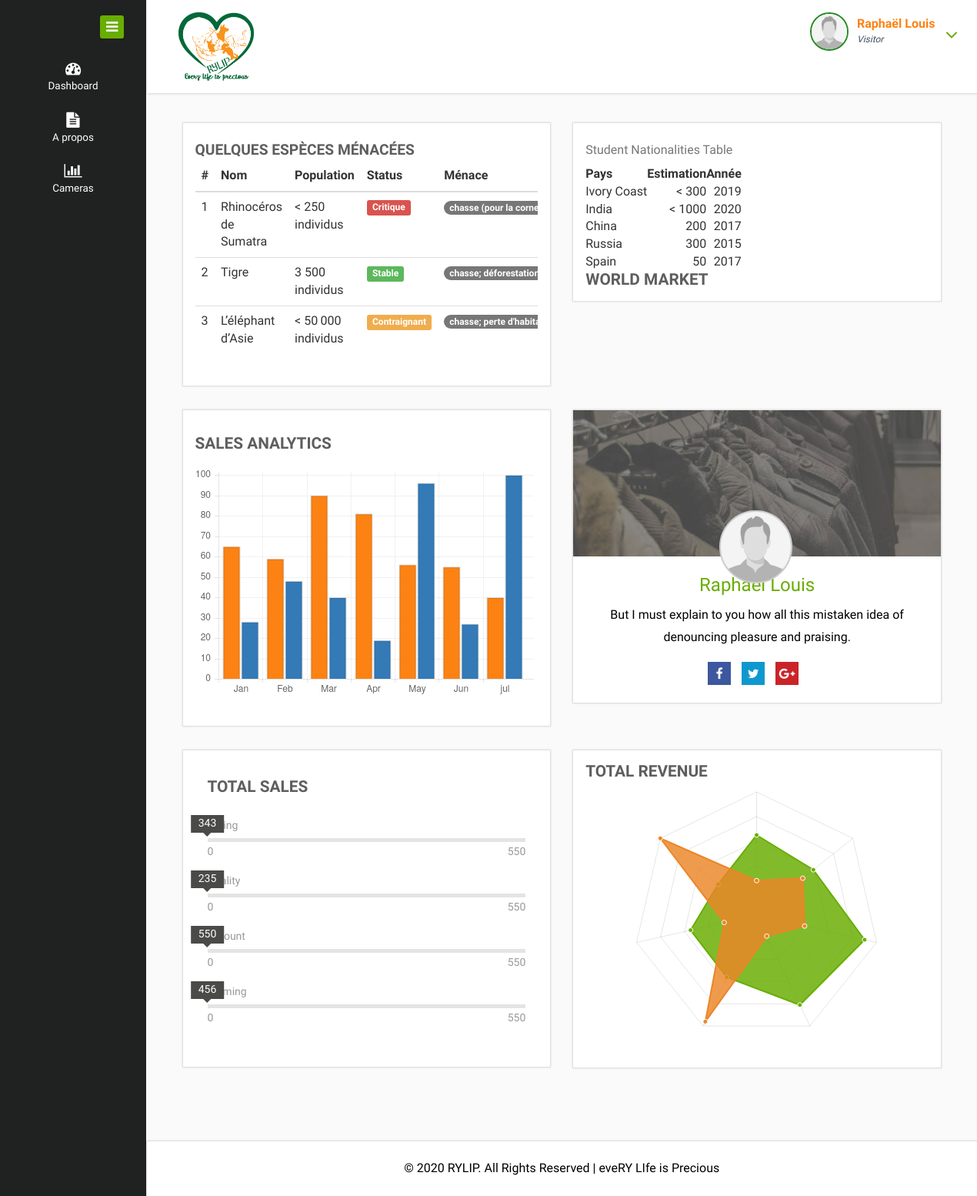
Screenshot of / (signed in) with the database file from the repository.
### website/models.py (models this page shows, shortened)
class WebSite(models.Model):
    nom = models.CharField(max_length=255, default='Wild Life', null=True, blank=True)
    logo = models.FileField(upload_to='images/website', null=True, blank=True)
    favicon = models.FileField(upload_to='images/website', null=True, blank=True)
    copyright = models.CharField(max_length=255, default='', null=True, blank=True)
    date_add = models.DateTimeField(auto_now_add=True)
    date_update = models.DateTimeField(auto_now=True)
    status = models.BooleanField(default=True)
    class Meta:
        verbose_name = 'WebSite'
        verbose_name_plural = 'WebSites'

### user/models.py (models this page shows, shortened)
class Utilisateur(AbstractUser):
    photo = models.FileField(upload_to="images/profile", default='profile.jpg', null=True, blank=True)
    is_active = models.BooleanField(default=True)
    is_admin = models.BooleanField(default=False)
    description = models.TextField(null=True, blank=True)
    facebook_link = models.URLField(null=True, blank=True, default='')
    tweeter_link = models.URLField(null=True, blank=True, default='')
    google_link = models.URLField(null=True, blank=True, default='')
    date_add = models.DateTimeField(auto_now_add=True)
    date_update = models.DateTimeField(auto_now=True)
    status = models.BooleanField(default=True)
    @property
    def photoprofile(self):
        if self.photo:
            return self.photo.url
        else:
            return 'Aucune photo trouvé'
    class Meta:
        verbose_name = 'Utilisateur'
        verbose_name_plural = 'Utilisateurs'
        unique_together = ['email',]

### service/models.py (models this page shows, shortened)
class EspeceMenace(models.Model):
    STATE = [
        ('1', 'Stable'),
        ('0', 'Contraignant'),
        ('-1', 'Critique'),
    ]
    nom = models.CharField(max_length=255)
    statut = models.CharField(max_length=255, choices=STATE)
    population_estimee = models.CharField(max_length=255, null=True, blank=True, default='Inconnu')
    menace = models.CharField(max_length=255, null=True, blank=True)
    date_add = models.DateTimeField(auto_now_add=True)
    date_update = models.DateTimeField(auto_now=True)
    status = models.BooleanField(default=True)
    class Meta:
        verbose_name = 'Espèce Menacée'
        verbose_name_plural = 'Espèces Menacées'

class RepartitionElephant(models.Model):
    country = models.CharField(max_length=255)
    population_estimee = models.CharField(max_length=255, null=True, blank=True, default='Inconnu')
    annee = models.DateField()
    date_add = models.DateTimeField(auto_now_add=True)
    date_update = models.DateTimeField(auto_now=True)
    status = models.BooleanField(default=True)
    class Meta:
        verbose_name = 'Répartition Elephant'
        verbose_name_plural = 'Répartitions Elephants'

### website/views.py (the view)
# urls.py: path('', views.index, name='index'),
@login_required(login_url='signup')
def index(request):
    especes = EspeceMenace.objects.filter(status=True)
    elephants = RepartitionElephant.objects.filter(status=True)
    datas = {
        'especes': especes,
        'elephants': elephants,
    }
    return render(request, 'pages/index.html', datas)

### wild_life/context_processors.py (called while the page is built)
def datas(request):
    website = WebSite.objects.filter(status=True).first()
    return locals()

### templates/pages/index.html (shortened to what this page needs)
{% load static %}
<!DOCTYPE HTML>
<html>
<head>
	<link href="{% static 'css/bootstrap.css' %}" rel="stylesheet" type="text/css" media="all">
	<link href="{% static 'css/style.css' %}" rel="stylesheet" type="text/css" media="all" />
	<link href="{% static 'css/font-awesome.css' %}" rel="stylesheet">
	<script type="text/javascript">
		jQuery(function ($) {
			var chart3 = $('#geoChart').chartinator({
				tableSel: '.geoChart',
				columns: [{ role: 'tooltip', type: 'string' }],
				colIndexes: [2],
				rows: [
					{% for elephant in elephants %}
						['{{ elephant.country }} - {{ elephant.population_estimee }} {{ elephant.annee|date:"Y" }}'],
					{% endfor %}
				],
				ignoreCol: [2],
				chartType: 'GeoChart',
				chartAspectRatio: 1.5,
				chartZoom: 1.75,
				chartOffset: [-12, 0],
				chartOptions: {
					width: null,
					backgroundColor: '#fff',
					datalessRegionColor: '#F5F5F5',
					region: 'world',
					resolution: 'countries',
					legend: true,
					colorAxis: {
						colors: ['#679CCA', '#337AB7']
					},
					tooltip: {
						trigger: 'focus',
						isHtml: true
					}
				}
			});
		});
	</script>
</head>
<body>
	<div class="page-container">
		<div class="left-content">
			<div class="mother-grid-inner">
				<div class="header-main">
					<div class="header-left">
						<div class="logo-name">
							<a href="{% url 'index' %}">
								<img id="logo" src="{{ website.logo.url }}" alt="Logo" width='70%' />
							</a>
						</div>
						<div class="clearfix"> </div>
					</div>
					<div class="header-right">
						<div class="profile_details">
							<ul>
								<li class="dropdown profile_details_drop">
									<a href="#" class="dropdown-toggle" data-toggle="dropdown" aria-expanded="false">
										{% if request.user.is_authenticated %}
										<div class="profile_img">
											<span class="prfil-img"><img
													style='width:50px;height:50px;border:2px solid forestgreen;border-radius:50%'
													src="{{ request.user.photoprofile }}" alt=""> </span>
											<div class="user-name">
												<p>{{ request.user.get_full_name }}</p>
												{% if request.user.is_admin %}
												<span>Administrator</span>
												{% else %}
												<span>Visitor</span>
												{% endif %}
											</div>
											<i class="fa fa-angle-down lnr"></i>
											<div class="clearfix"></div>
										</div>
										{% endif %}
									</a>
								</li>
							</ul>
						</div>
						<div class="clearfix"> </div>
					</div>
					<div class="clearfix"> </div>
				</div>
				<div class="inner-block">
					<div class="chit-chat-layer1">
						<div class="col-md-6 chit-chat-layer1-left">
							<div class="work-progres">
								<div class="chit-chat-heading">
									Quelques espèces ménacées
								</div>
								<div class="table-responsive">
									<table class="table table-hover">
										<thead>
											<tr>
												<th>#</th>
												<th>Nom</th>
												<th>Population</th>
												<th>Status</th>
												<th>Ménace</th>
											</tr>
										</thead>
										<tbody>
											{% for espece in especes %}
												<tr>
													<td>{{ forloop.counter }}</td>
													<td>{{ espece.nom }}</td>
													<td>{{ espece.population_estimee }}</td>
													{% if espece.statut == '1' %}
														<td><span class="label label-success">{{ espece.get_statut_display }}</span></td>
														<td><span class="badge badge-info">{{ espece.menace }}</span></td>
													{% elif espece.statut == '0' %}
														<td><span class="label label-warning">{{ espece.get_statut_display }}</span></td>
														<td><span class="badge badge-info">{{ espece.menace }}</span></td>
													{% else %}
														<td><span class="label label-danger">{{ espece.get_statut_display }}</span></td>
														<td><span class="badge badge-info">{{ espece.menace }}</span></td>
													{% endif %}
												</tr>
											{% endfor %}
										</tbody>
									</table>
								</div>
							</div>
						</div>
						<div class="col-md-6 chit-chat-layer1-rit">
							<div class="geo-chart">
								<section id="charts1" class="charts">
									<div class="wrapper-flex">
										<table id="myTable" class="geoChart tableChart data-table col-table"
											style="display:none;">
											<caption>Student Nationalities Table</caption>
											<tr>
												<th scope="col" data-type="string">Pays</th>
												<th scope="col" data-type="number">Estimation</th>
												<th scope="col" data-role="annotation">Année</th>
											</tr>
											{% for elephant in elephants %}
												<tr>
													<td>{{ elephant.country }}</td>
													<td align="right">{{ elephant.population_estimee }}</td>
													<td align="right">{{ elephant.annee|date:'Y' }}</td>
												</tr>
											{% endfor %}
										</table>
										<div class="col geo_main">
											<h3 id="geoChartTitle">World Market</h3>
										</div>
									</div>
								</section>
							</div>
						</div>
						<div class="clearfix"> </div>
					</div>
					<div class="main-page-charts">
						<div class="main-page-chart-layer1">
							<div class="col-md-6 chart-layer1-left">
								<div class="glocy-chart">
									<div class="span-2c">
										<h3 class="tlt">Sales Analytics</h3>
										<canvas id="bar" height="300" width="400"
											style="width: 400px; height: 300px;"></canvas>
										<script>
											var barChartData = {
												labels: ["Jan", "Feb", "Mar", "Apr", "May", "Jun", "jul"],
												datasets: [
													{
														fillColor: "#FC8213",
														data: [65, 59, 90, 81, 56, 55, 40]
													},
													{
														fillColor: "#337AB7",
														data: [28, 48, 40, 19, 96, 27, 100]
													}
												]
											};
											new Chart(document.getElementById("bar").getContext("2d")).Bar(barChartData);
										</script>
									</div>
								</div>
							</div>
							<div class="col-md-6 chart-layer1-right">
								<div class="user-marorm">
									<div class="malorum-top">
									</div>
									<div class="malorm-bottom">
										<span class="malorum-pro"
											style="background: url({{ request.user.photoprofile }})no-repeat;background-size: cover;">
										</span>
										<h2>{{ request.user.get_full_name }}</h2>
										<p>{{ request.user.description }}</p>
										<ul class="malorum-icons">
											{% if request.user.facebook_link %}
											<li><a href="{{ request.user.facebook_link }}">
												</a></li>
											{% endif %}
											{% if request.user.tweeter_link %}
											<li><a href="{{ request.user.tweeter_link }}">
												</a></li>
											{% endif %}
											{% if request.user.google_link %}
											<li><a href="{{ request.user.google_link }}">
												</a></li>
											{% endif %}
										</ul>
									</div>
								</div>
							</div>
							<div class="clearfix"> </div>
						</div>
					</div>
					<div class="chart-layer-2">
						<div class="col-md-6 chart-layer2-right">
							<div class="prograc-blocks">
								<div class="home-progres-main">
									<h3>Total Sales</h3>
								</div>
								<div class='bar_group'>
								</div>
							</div>
						</div>
						<div class="col-md-6 chart-layer2-left">
							<div class="content-main revenue">
								<h3>Total Revenue</h3>
								<canvas id="radar" height="300" width="300"
									style="width: 300px; height: 300px;"></canvas>
								<script>
									var radarChartData = {
										labels: ["", "", "", "", "", "", ""],
										datasets: [
											{
												fillColor: "rgba(104, 174, 0, 0.83)",
												strokeColor: "#68ae00",
												pointColor: "#68ae00",
												pointStrokeColor: "#fff",
												data: [65, 59, 90, 81, 56, 55, 40]
											},
											{
												fillColor: "rgba(236, 133, 38, 0.82)",
												strokeColor: "#ec8526",
												pointColor: "#ec8526",
												pointStrokeColor: "#fff",
												data: [28, 48, 40, 19, 96, 27, 100]
											}
										]
									};
									new Chart(document.getElementById("radar").getContext("2d")).Radar(radarChartData);
								</script>
							</div>
						</div>
						<div class="clearfix"> </div>
					</div>
				</div>
				<div class="copyrights">
					<p>{{ website.copyright }}</p>
				</div>
			</div>
		</div>
		<div class="sidebar-menu">
			<div class="logo"> <a href="#" class="sidebar-icon"> <span class="fa fa-bars"></span> </a>  </div>
			<div class="menu">
				<ul id="menu">
					<li id="menu-home"><a href="{% url 'index' %}"><i
								class="fa fa-tachometer"></i><span>Dashboard</span></a></li>
					<li><a href="{% url 'about' %}"><i class="fa fa-file-text"></i><span>A propos</span></a></li>
					<li><a href="{% url 'camera' %}"><i class="fa fa-bar-chart"></i><span>Cameras</span></a></li>
				</ul>
			</div>
		</div>
	</div>
</body>
</html>

### rows the page displays
WebSite: logo (picture), copyright "© 2020 RYLIP. All Rights Reserved | eveRY LIfe is Precious"
Utilisateur: user.photoprofile (placeholder picture), user.get_full_name "Raphaël Louis", user.description "But I must explain to you how all this mistaken idea of denouncing pleasure and praising."
EspeceMenace: nom "Rhinocéros de Sumatra", population_estimee "< 250 individus", statut "Critique", menace "chasse (pour la corne…"
EspeceMenace: nom "Tigre", population_estimee "3 500 individus", statut "Stable", menace "chasse;…"
EspeceMenace: nom "L’éléphant d’Asie", population_estimee "< 50 000 individus", statut "Contraignant", menace "chasse; perte…"
RepartitionElephant: country "Ivory Coast", population_estimee "< 300", annee "2019"
RepartitionElephant: country "India", population_estimee "< 1000", annee "2020"
RepartitionElephant: country "China", population_estimee "200", annee "2017"
RepartitionElephant: country "Russia", population_estimee "300", annee "2015"
RepartitionElephant: country "Spain", population_estimee "50", annee "2017"
